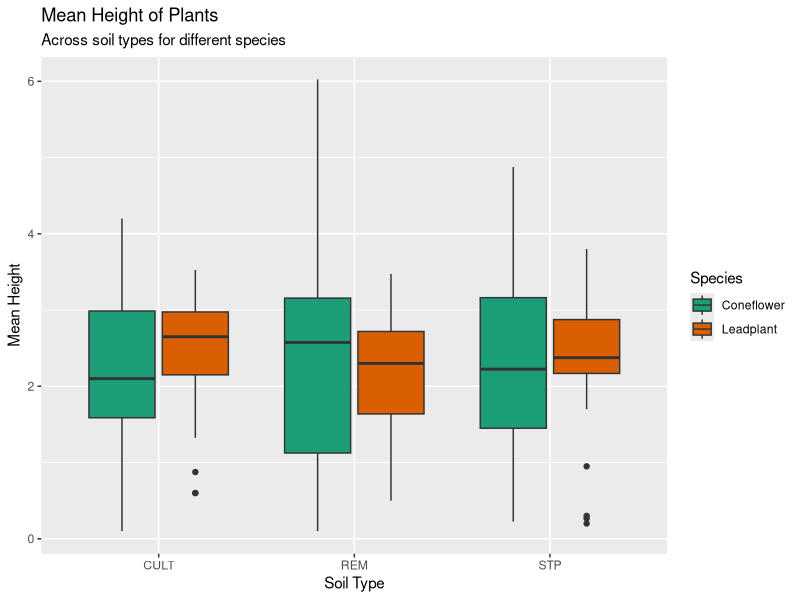
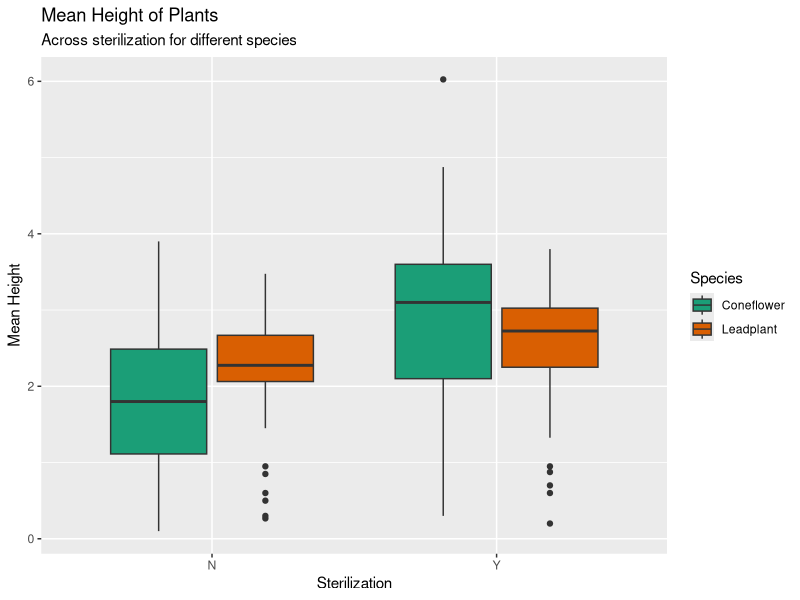
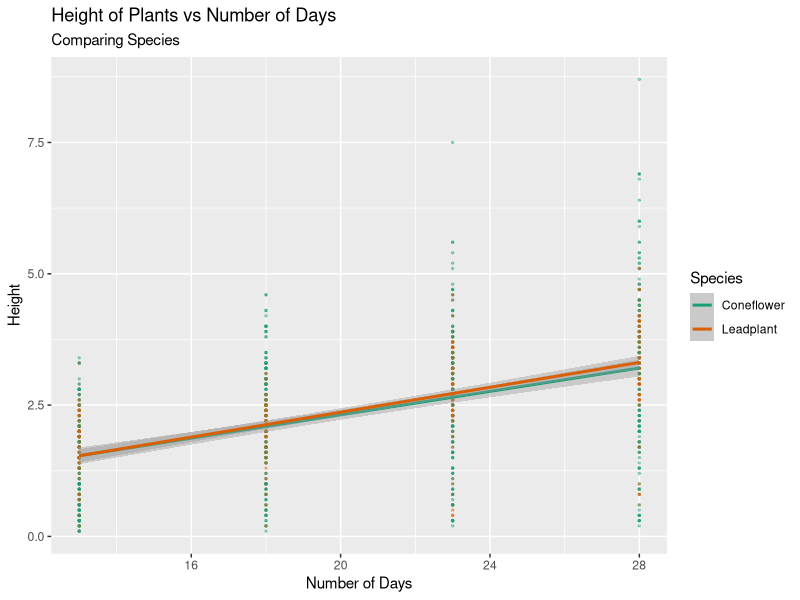
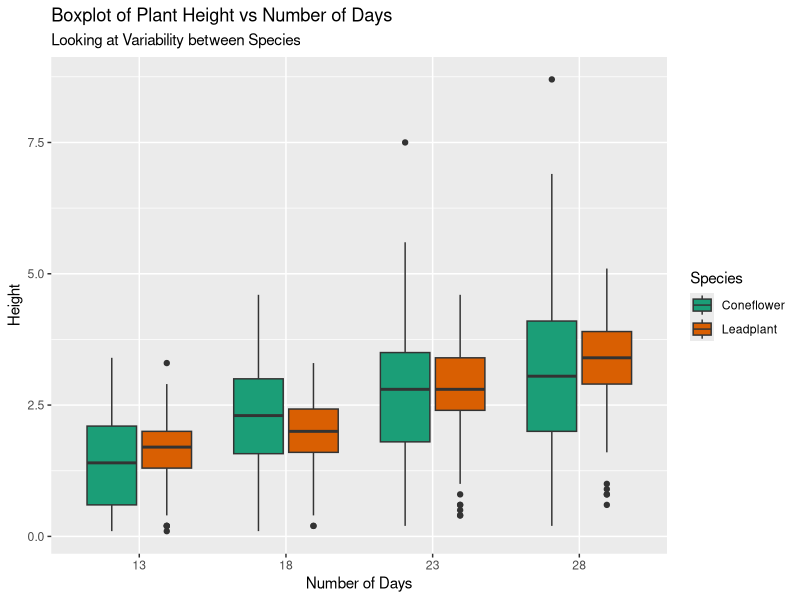

Recreate these plots in R, in order. (Note: this script raises an error after producing the figures.)
## ---- chunk 1
library(tidyverse)
library(RColorBrewer)
library(nlme)
library(lme4)
## ---- chunk 2
plant.data <- readxl::read_xlsx("lab1plants.xlsx")
## ---- chunk 3
# Filters out observations that do not germinate or do not have a measurement on day 13.
# converts height measurements to numeric ("NA" becomes NA)
plant.data <- plant.data %>% 
  filter((germin == "Y") | (hgt13 != "NA")) %>% 
  mutate(
    hgt13 = hgt13 %>% as.numeric(),
    hgt18 = hgt18 %>% as.numeric(),
    hgt23 = hgt23 %>% as.numeric(),
    hgt28 = hgt28 %>% as.numeric(),
    species = case_when(species == "L" ~ "Leadplant",
                        species == "C" ~ "Coneflower")
)
## ---- chunk 4
plant.data$hgtMean = rowMeans(plant.data %>% select(hgt13, hgt18, hgt23, hgt28), na.rm = T)
## ---- chunk 5
ggplot(plant.data) + geom_boxplot(aes(x=soil, y=hgtMean, fill = species)) +
  labs(title = "Mean Height of Plants",
       subtitle = "Across soil types for different species",
       x="Soil Type",
       y="Mean Height",
       fill = "Species") +
  scale_fill_brewer(palette = "Dark2")
## ---- chunk 6
ggplot(plant.data) + geom_boxplot(aes(x=sterile, y=hgtMean, fill = species)) +
  labs(title = "Mean Height of Plants",
       subtitle = "Across sterilization for different species",
       x="Sterilization",
       y="Mean Height",
       fill = "Species") +
  scale_fill_brewer(palette = "Dark2")
## ---- chunk 7
plant.long <- gather(plant.data, day, height, hgt13:hgt28, factor_key = T)
## ---- chunk 8
plant.long <- plant.long %>%
  mutate(dayNum = case_when(day == "hgt13" ~ 13,
                            day == "hgt18" ~ 18,
                            day == "hgt23" ~ 23,
                            day == "hgt28" ~ 28))

plant.long$plant <- plant.long$plant %>% as.factor()
plant.long$pot <- plant.long$pot %>% as.factor()
## ---- chunk 9
ggplot(data=plant.long) + 
  geom_point(aes(x=dayNum, y=height, color = species), size = 0.5, alpha = 0.4) + 
  geom_smooth(aes(x=dayNum, y=height, color = species), size = 1, method = "lm", alpha = 0.4) +
  scale_color_brewer(palette = "Dark2") +
  labs(title = "Height of Plants vs Number of Days",
       subtitle = "Comparing Species",
       y="Height",
       x="Number of Days",
       color="Species")
## ---- chunk 10
ggplot(plant.long) +
  geom_boxplot(aes(x=dayNum %>% as.factor(), y=height, fill = species)) +
  scale_fill_brewer(palette = "Dark2") +
  labs(title = "Boxplot of Plant Height vs Number of Days",
       subtitle = "Looking at Variability between Species",
       x="Number of Days",
       y="Height",
       fill = "Species")
## ---- chunk 11
ggplot(data=plant.long) + 
  geom_point(aes(x=dayNum, y=height, color = soil), size = 0.5, alpha = 0.4) + 
  geom_smooth(aes(x=dayNum, y=height, color = soil), size = 0.6, method = "lm", alpha = 0.4) +
  scale_color_brewer(palette = "Dark2") +
  labs(title = "Height of Plants vs Number of Days",
       subtitle = "Comparing Soil Types and Plant Species",
       y="Height",
       x="Number of Days",
       color="Soil Type") + 
  facet_wrap(aes(species), nrow=2)
## ---- chunk 12
lead <- plant.long %>% filter(species == "Leadplant")
cone <- plant.long %>% filter(species == "Coneflower")
lead
## ---- chunk 13
lead <- lead %>% mutate(
  dayNum_centered = dayNum - 13
)
## ---- chunk 14
mod.f <- lmer(data = lead, formula = height ~ 1 + (1 | pot / plant))
summary(mod.f)
## ---- chunk 15
mod.g <- lmer(data = lead, formula = height ~ dayNum_centered + (dayNum_centered | pot / plant))
summary(mod.g)
## ---- chunk 16
mod.h <- lmer(data = lead, formula = height ~ dayNum_centered + sterile + soil + sterile*dayNum_centered + soil*dayNum_centered + (dayNum_centered | pot / plant))
summary(mod.h)
## ---- chunk 17
anova(mod.g, mod.h)
## ---- chunk 18
mod.i <- lmer(data = lead, formula = height ~ dayNum_centered + sterile + soil + (dayNum_centered | pot / plant))
summary(mod.i)
## ---- chunk 19
mod.j <- lmer(data = lead, formula = height ~ dayNum_centered + sterile + soil + sterile*soil*dayNum_centered + (dayNum_centered | pot / plant))
summary(mod.j)
## ---- chunk 20
anova(mod.i, mod.j)
## ---- chunk 21
mod.l <- lmer(data = lead, formula = height ~ dayNum_centered + sterile + soil + sterile*soil  + (dayNum_centered | pot / plant))
summary(mod.l)
## ---- chunk 22
cone <- cone %>% mutate(
  dayNum_centered = dayNum - 13
)
## ---- chunk 23
coneMod.j <- lmer(data = cone, formula = height ~ dayNum_centered + sterile + soil + sterile*soil*dayNum_centered + (dayNum_centered | pot / plant))
summary(coneMod.j)
